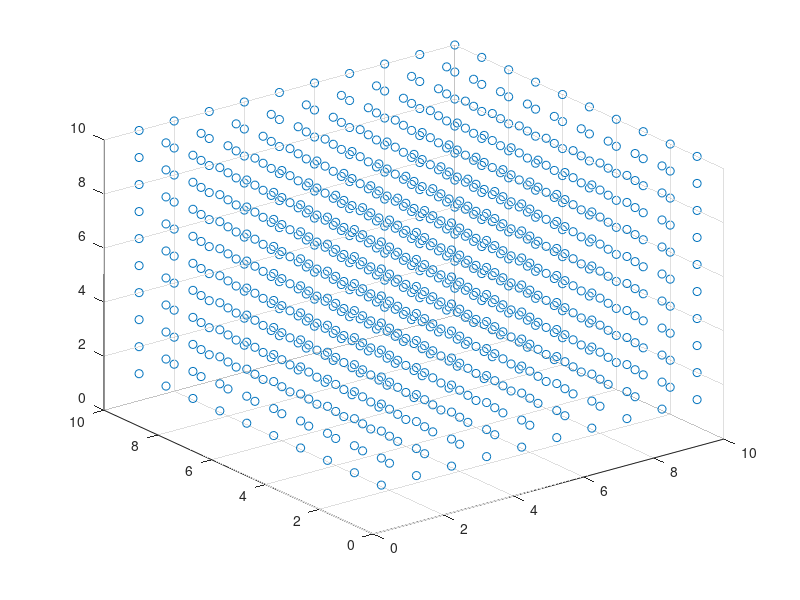

The MATLAB source for this figure:
function [x,y,z] = Zad_3()
  index = 0;
  for x1=1:10
   for y1=1:10
     for z1=1:10
        index = index + 1;
        x(index)=x1;
        y(index)=y1;
        z(index)=z1;
      endfor
    endfor
   endfor
   scatter3(x,y,z);
endfunction
